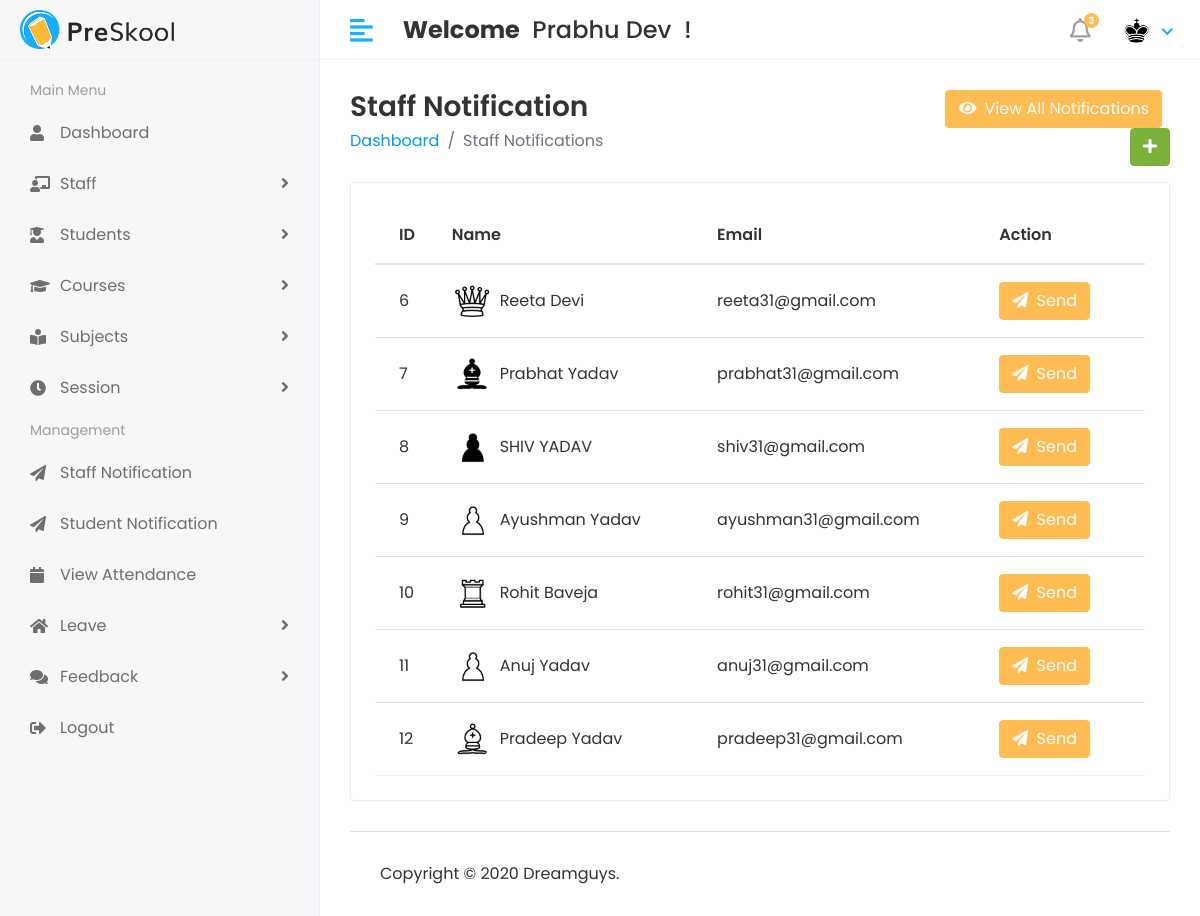
Before: /Hod/Notification/view (signed in) with the older database file.
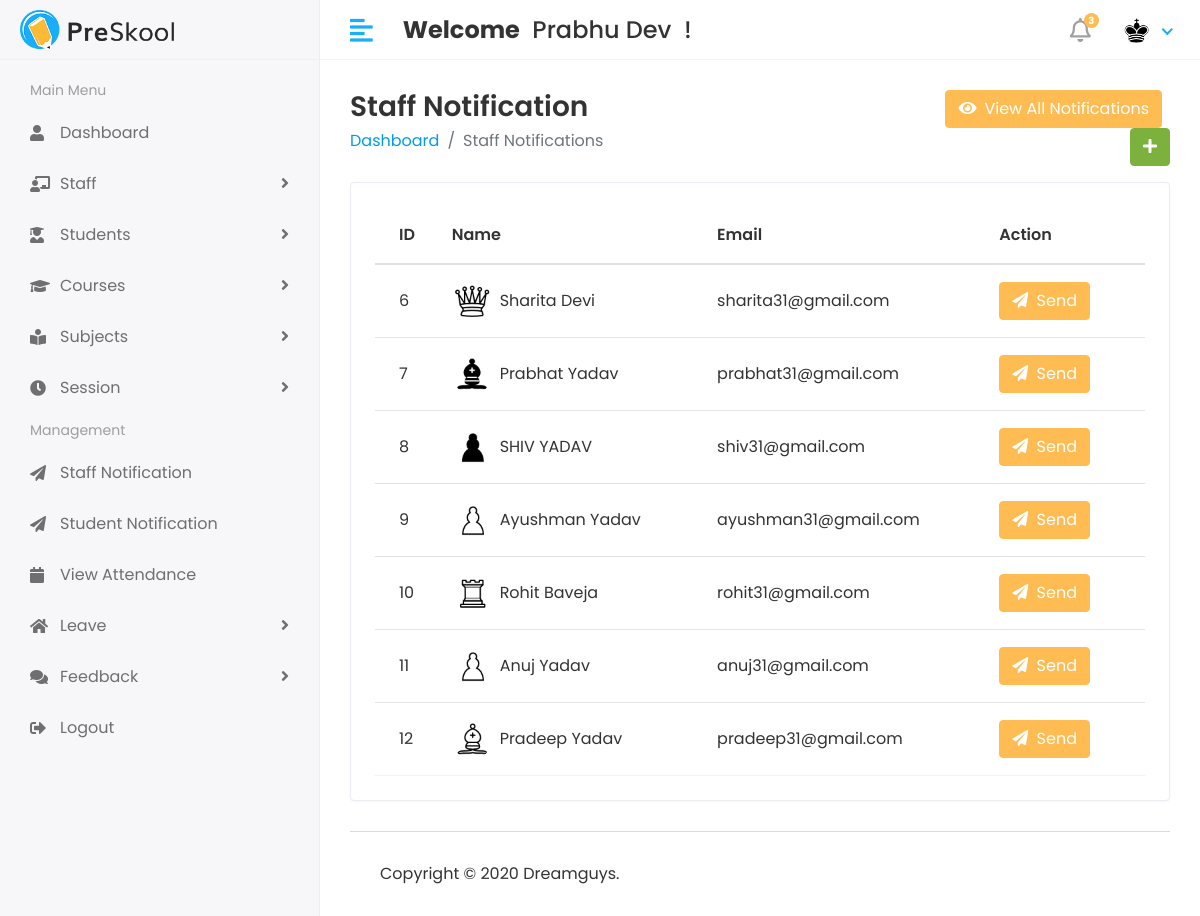
After: the same page with the newer database file.
### myApp/models.py (models this page shows)
class CustomUser(AbstractUser):
  USER = (
    (1, 'HOD'),
    (2, 'STAFF'),
    (3, 'STUDENT'),
  )
  user_type = models.CharField(choices=USER, max_length=50, default=1)
  profile_Pic = models.ImageField(upload_to='media/profilePic')

class Staff(models.Model):
  objects = None
  admin = models.OneToOneField(CustomUser, on_delete=models.CASCADE)
  address = models.TextField()
  gender = models.CharField(max_length=100)
  created_at = models.DateTimeField(auto_now_add=True)
  updated_at = models.DateTimeField(auto_now=True)
  def __str__(self):
    return self.admin.first_name + " " + self.admin.last_name

### StudentManagementProject/Hod_Views.py (the view)
@login_required(login_url="/")
def view_notification(request):
  staff = Staff.objects.all()
  see_notification = StaffNotification.objects.all()
  context = {
    "staffs": staff,
    "see_notification": see_notification,
  }
  return render(request, "Hod/notification.html", context)

### templates/Hod/notification.html (shortened to what this page needs)
{% extends 'base.html' %}
{% block content %}
{% load static %}
<div class="row">
  <div class="col-12 col-sm-8">
    <h3 class="page-title">Staff Notification</h3>
    <ul class="breadcrumb bg-white p-0 mb-3">
      <li class="breadcrumb-item"><a href="{% url 'hod_home' %}">Dashboard</a></li>
      <li class="breadcrumb-item active">Staff Notifications</li>
    </ul>
  </div>
  <div class="col-12 col-sm-4 text-right mb-3">
    <button class="btn btn-primary mr-2" data-target="#view_notification" data-toggle="modal" type="button">
      <i class="fas fa-eye"></i><span class="ml-2">View All Notifications</span>
    </button>
    <a class="btn btn-success" href="#"><i class="fas fa-plus"></i></a>
  </div>
</div>
<div class="row">
  <div class="col-sm-12">
    <div class="card card-table">
      <div class="card-body">
        <div class="table-responsive">
          <table class="table table-hover table-center mb-0" id="table_id">
            <thead>
            <tr>
              <th>ID</th>
              <th>Name</th>
              <th>Email</th>
              <th class="text-left">Action</th>
            </tr>
            </thead>
            <tbody>
            {% for i in staffs %}
            <tr>
              <td>{{i.id}}</td>
              <td>
                <h2 class="table-avatar">
                  {% if i.admin_id.profile_Pic == "" %}
                  <a class="avatar avatar-sm mr-2" href="#">
                    <img class="avatar-img rounded-circle" src="{% static 'assets/img/no-img.jpg' %}">
                  </a>
                  {% else %}
                  <a class="avatar avatar-sm mr-2" href="#">
                    <img class="avatar-img rounded-circle" src="/{{i.admin.profile_Pic}}">
                  </a>
                  <a href="#">
                    {{i.admin.first_name}}&nbsp;{{i.admin.last_name}}
                  </a>
                  {% endif %}
                </h2>
              </td>
              <td>{{i.admin.email}}</td>
              <td>
                <div class="actions">
                  <button class="btn btn-primary"
                          data-target="#send_Notification-{{forloop.counter}}"
                          data-toggle="modal"><i class="fa fa-paper-plane"></i>
                    <span class="ml-1">Send</span>
                  </button>
                </div>
              </td>
            </tr>
            {% endfor %}
            </tbody>
          </table>
        </div>
      </div>
    </div>
  </div>
</div>
{% endblock %}

### templates/base.html (shortened to what this page needs)
<!DOCTYPE html>
<html lang="en">
{% load static %}
<head>
  <link rel="stylesheet" href="{% static 'assets/plugins/bootstrap/css/bootstrap.min.css' %}">
  <link rel="stylesheet" href="{% static 'assets/plugins/fontawesome/css/fontawesome.min.css' %}">
  <link rel="stylesheet" href="{% static 'assets/plugins/fontawesome/css/all.min.css' %}">
  <link rel="stylesheet" href="{% static 'assets/css/style.css' %}">
  <link rel="stylesheet" href="{% static 'assets/plugins/datatables/datatables.min.css' %}">
  <link rel="stylesheet" type="text/css" href="https://cdn.datatables.net/1.13.2/css/jquery.dataTables.css">
</head>
<body>
<div class="main-wrapper">
  {% include 'includes/header.html' %}
  {% include 'includes/sidebar.html' %}
  <div class="page-wrapper">
    <div class="content container-fluid">
      {% block content %} {% endblock %}
      {% include 'includes/footer.html' %}
    </div>
  </div>
</div>
</body>
</html>

### templates/includes/header.html (shortened to what this page needs)
{% load static %}
<div class="header">
  <div class="header-left">
    <a href="#" class="logo">
      <img src="{% static 'assets/img/logo.png' %}" alt="Logo">
    </a>
  </div>
  <a href="javascript:void(0);" id="toggle_btn">
    <i class="fas fa-align-left"></i>
  </a>
  <div class="top-nav-search mt-3">
    <h4><strong>Welcome</strong>&nbsp; <span>{{ user.first_name }} {{ user.last_name}}</span>&nbsp; !</h4>
  </div>
  <ul class="nav user-menu">
    <li class="nav-item dropdown noti-dropdown">
      <a href="#" class="dropdown-toggle nav-link" data-toggle="dropdown">
        <i class="far fa-bell"></i><span class="badge badge-pill">3</span>
      </a>
    </li>
    <li class="nav-item dropdown has-arrow">
      <a href="#" class="dropdown-toggle nav-link" data-toggle="dropdown">
        {% if user.profile_Pic == "" %}
        <span class="user-img"><img class="rounded-circle" src="{% static 'assets/img/no-img.jpg' %}" width="31" alt="{{user.first_name}}'s Pic"></span>
        {% else %}
        <span class="user-img"><img class="rounded-circle" src="/{{user.profile_Pic}}" width="31" alt="{{user.first_name}}'s Pic"></span>
        {% endif %}
      </a>
    </li>
  </ul>
</div>

### templates/includes/sidebar.html (shortened to what this page needs)
{% load active_link_tags %}
<div class="sidebar" id="sidebar">
  <div class="sidebar-inner slimscroll">
    <div id="sidebar-menu" class="sidebar-menu">
      {% if user.user_type == '1' %}
      <ul>
        <li class="menu-title">
          <span>Main Menu</span>
        </li>
        <li class="{% active_link 'hod_home' 'active' %}">
          <a href="{% url 'hod_home' %}">
            <i class="fa fa-user"></i>
            <span>Dashboard</span>
          </a>
        </li>
        <li class="submenu {% active_link 'view_staff' 'active' %} {% active_link 'add_staff' 'active' %}">
          <a href="#"
          ><i class="fas fa-chalkboard-teacher"></i> <span> Staff </span>
            <span class="menu-arrow"></span
            ></a>
        </li>
        <li
            class="submenu {% active_link 'view_student' 'active' %}{% active_link 'add_student' 'active' %}"
        >
          <a href="#"
          ><i class="fas fa-user-graduate"></i><span>Students</span>
            <span class="menu-arrow"></span
            ></a>
        </li>
        <li
            class="submenu {% active_link 'view_course' 'active' %}{% active_link 'add_course' 'active' %}"
        >
          <a href="#"
          ><i class="fa fa-graduation-cap"></i><span> Courses</span>
            <span class="menu-arrow"></span>
          </a>
        </li>
        <li class="submenu {% active_link 'view_subject' 'active' %}{% active_link 'add_subject' 'active' %}">
          <a href="#">
            <i class="fas fa-book-reader"></i>
            <span> Subjects</span>
            <span class="menu-arrow"></span>
          </a>
        </li>
        <li
            class="submenu {% active_link 'view_session' 'active' %}{% active_link 'add_session' 'active' %}"
        >
          <a href="#"
          ><i class="fa fa-clock"></i> <span> Session</span>
            <span class="menu-arrow"></span
            ></a>
        </li>
        <li class="menu-title">
          <span>Management</span>
        </li>
        <li class="{% active_link 'view_notification' 'active' %}">
          <a href="{% url 'view_notification' %}">
            <i class="fa fa-paper-plane"></i>
            <span>Staff Notification</span>
          </a>
        </li>
        <li>
          <a href="holiday.html">
            <i class="fa fa-paper-plane"></i>
            <span>Student Notification</span>
          </a>
        </li>
        <li>
          <a href="holiday.html">
            <i class="fa fa-calendar"></i>
            <span>View Attendance</span>
          </a>
        </li>
        <li class="submenu {% active_link 'view_staff_leave' 'active' %}{% active_link 'view_student_leave' 'active' %}">
          <a href="#">
            <i class="fa fa-home position-relative">
            </i>
            <span>Leave</span>
            <span class="menu-arrow"></span>
          </a>
        </li>
        <li class="submenu {% active_link 'view_staff_feedback' 'active' %}{% active_link 'view_student_leave' 'active' %}">
          <a href="#">
            <i class="fa fa-comments"></i><span> Feedback</span>
            <span class="menu-arrow"></span>
          </a>
        </li>
        <li class="submenu">
          <a href="{% url 'logout' %}">
            <i class="fas fa-sign-out-alt"></i>
            <span>Logout</span>
          </a>
        </li>
      </ul>
      {% endif %}
    </div>
  </div>
</div>

### templates/includes/footer.html
<footer>
  <p>
    Copyright © 2020 Dreamguys.
  </p>
</footer>

Changed rows visible on the page:
changed through a linked row, Staff "Devi": admin.first_name "Reeta" → "Sharita"; admin.email "reeta31@gmail.com" → "sharita31@gmail.com"
